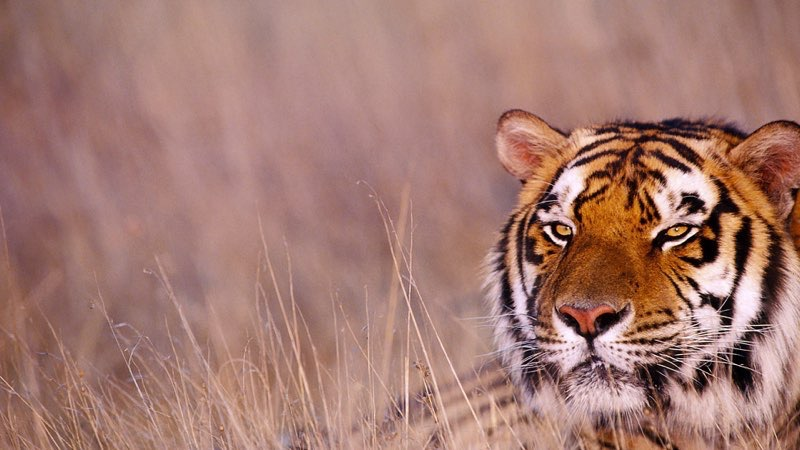
#> input picture input.jpg, 800 x 450 px, found by its file name
$ jupyter execute 'Image Edge Detection.ipynb'   (older library calls are emulated)
#> lines starting #> are read from the running program, lines starting #| are printed output that depends on the picture; after the words box and inside, x2 and y2 are one past the last pixel; in counts of white or black regions, pixels touching at a corner belong together
[cell 1]
'''
Edges are discountinuities in images

Edge Detection Algorithms
Sobel = Emphasize Verical and Horizontal
Canny - Lowest Error Rate
Laplacian - Gets orientations


Canny
1) Applies Gaussian Blurring
2) Finds intensity gradient
3) Removes pixels that are not edges - Non maximum suppression
4) If pixel is within upper and threshold consider it as an edge - Hysterisis Applies thresholds

'''

import cv2
import numpy as np

[cell 2]
image = cv2.imread('C:\\Users\\Zahid\\Desktop\\Deep Learning\\openCVtutorials\\input.jpg',0)
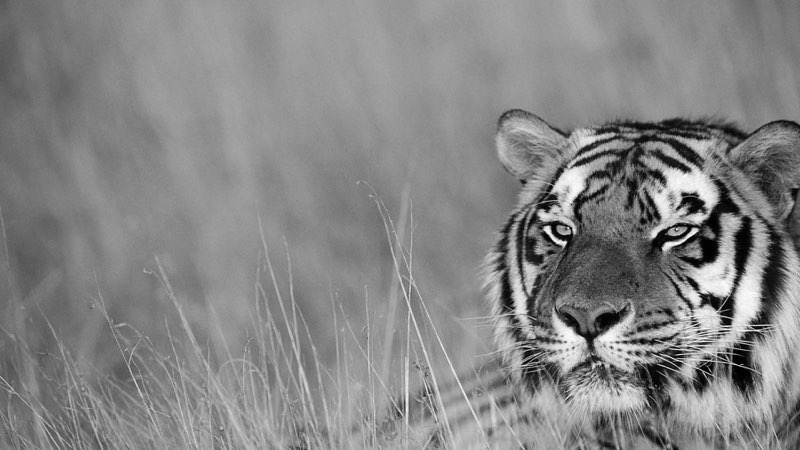
#> image: shape (450, 800); min 0, max 253, mean 133.6

height , width  = image.shape
#> height = 450; width = 800

#Sobel Filter
#Extract Sobel Edges
sobel_x = cv2.Sobel(image , cv2.CV_64F , 0 , 1 , ksize=5) #ksize = kernel size to get different strength
sobel_y = cv2.Sobel(image , cv2.CV_64F , 1 , 0 , ksize=5)
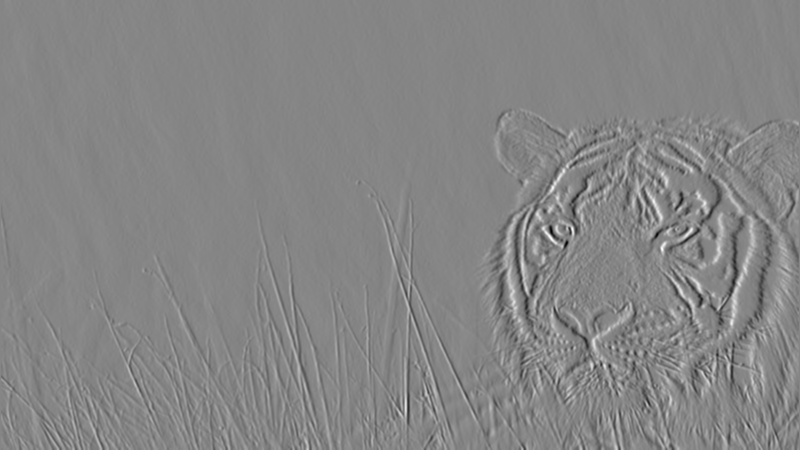
#> sobel_y: shape (450, 800) float64; min -9549, max 8682, mean 2.4; drawn with min black and max white

cv2.imshow('Original Image' , image)
cv2.waitKey(0)
# [4 lines of commented-out code are left out]

sobel_OR = cv2.bitwise_or(sobel_x ,sobel_y)
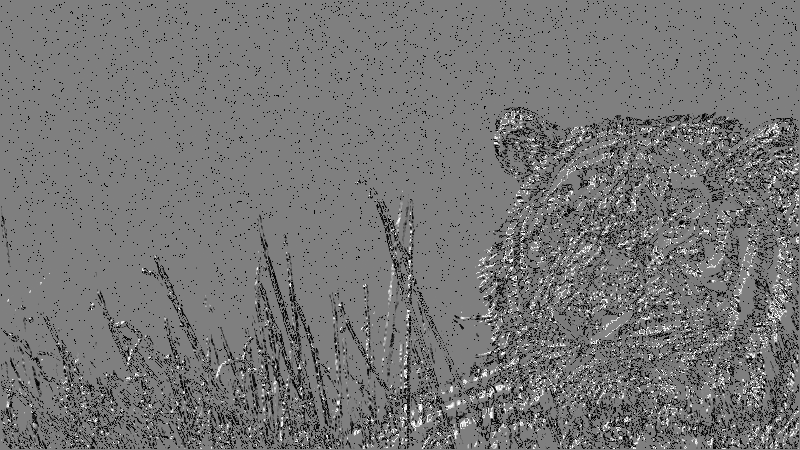
#> sobel_OR: shape (450, 800) float64; 1.08% of the values are NaN or infinite; the others: min -131056, max 131040, mean -8326.2; drawn with min black, max white, NaN and infinite black
sobel_AND = cv2.bitwise_and(sobel_x , sobel_y)
sobel_NOT = cv2.bitwise_not(sobel_x)
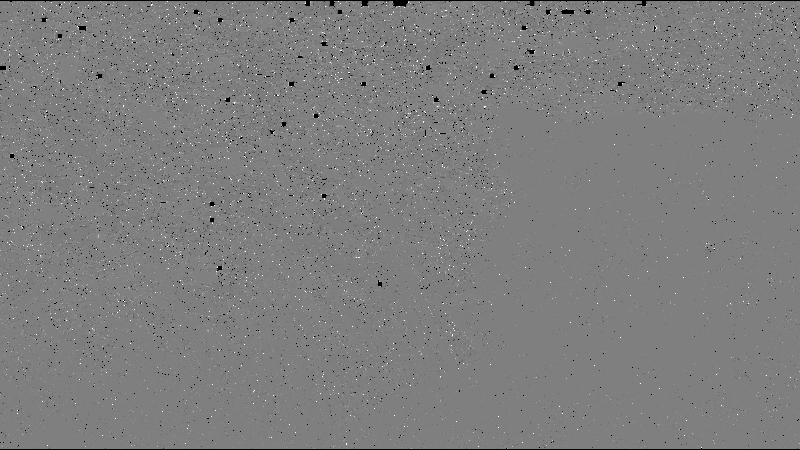
#> sobel_NOT: shape (450, 800) float64; 1% of the values are NaN or infinite; the others: min -4, max 4, mean 0.00166; drawn with min black, max white, NaN and infinite black

cv2.imshow('Sobel OR Image' , sobel_OR)
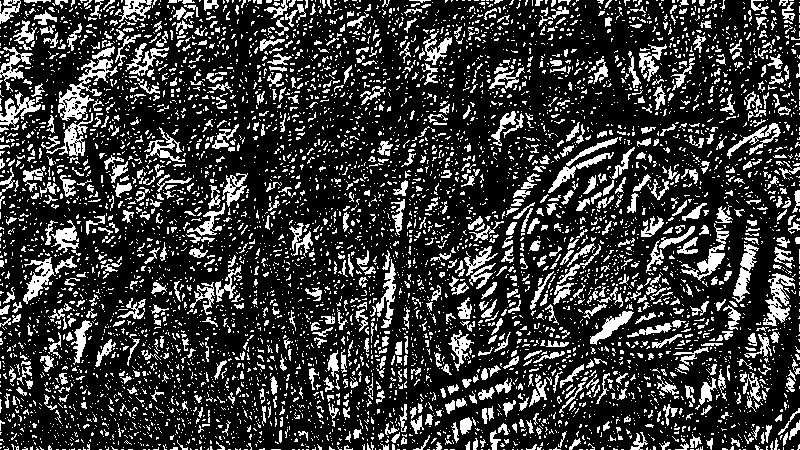
#> window 'Sobel OR Image': shape (450, 800); 22.1% white in thin lines or dots
cv2.waitKey()
cv2.imshow('Sobel And Image' , sobel_AND)
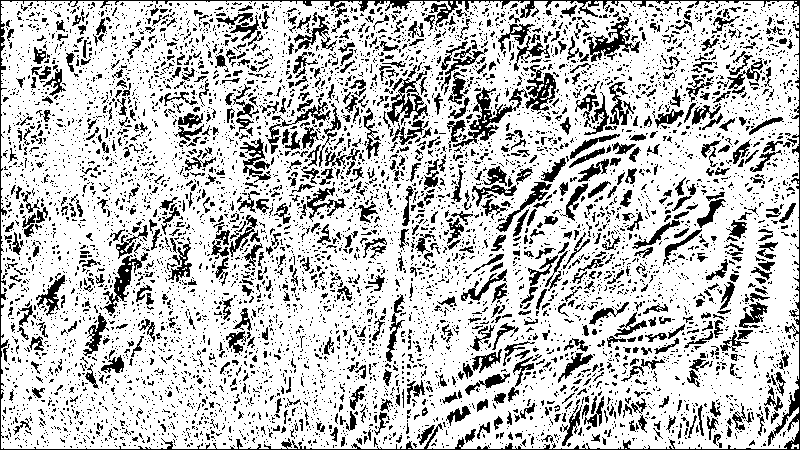
#> window 'Sobel And Image': shape (450, 800); 76.2% white; black in thin lines or dots
cv2.waitKey()
cv2.imshow('Sobel Not Image' , sobel_NOT)
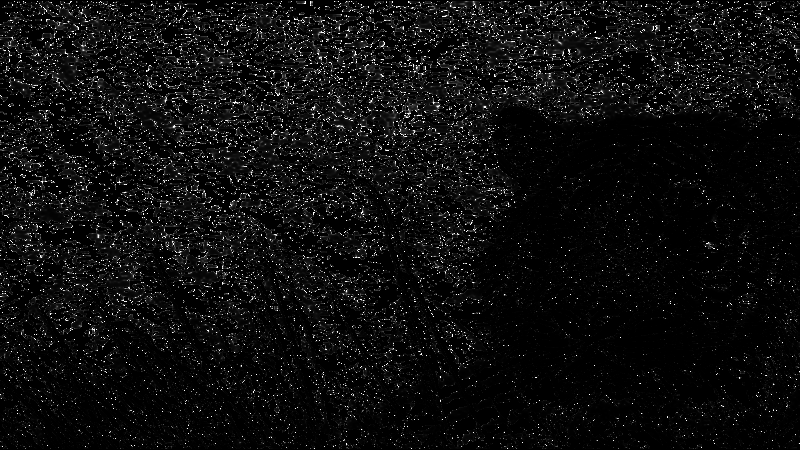
#> window 'Sobel Not Image': shape (450, 800); min 0, max 255, mean 13.9
cv2.waitKey()


#Laplacian
laplacian = cv2.Laplacian(image , cv2.CV_64F)
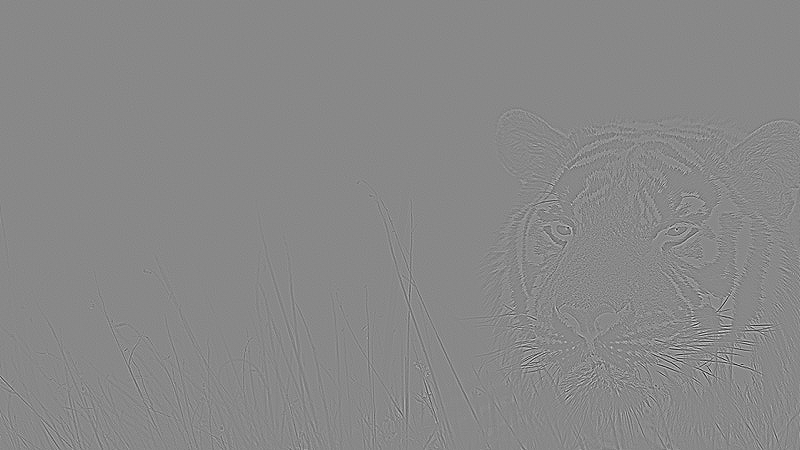
#> laplacian: shape (450, 800) float64; min -459, max 399, mean 0; drawn with min black and max white
cv2.imshow('Laplacian Image' , laplacian)
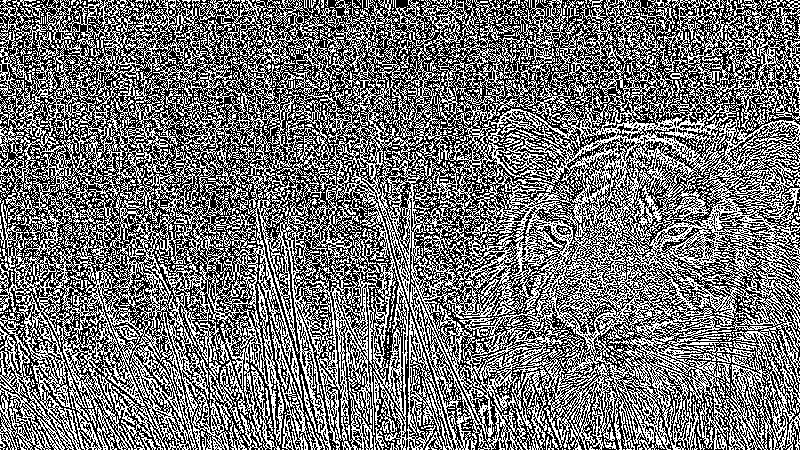
#> window 'Laplacian Image': shape (450, 800); 45.1% white in thin lines or dots
cv2.waitKey()

canny = cv2.Canny(image , 20 , 170)
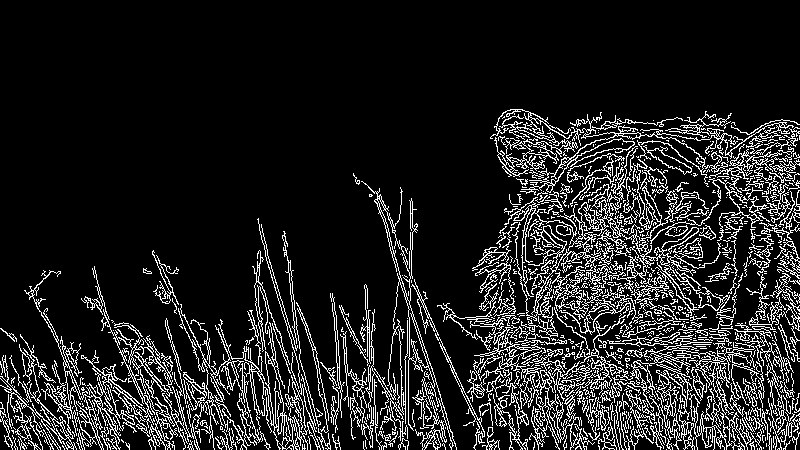
#> canny: shape (450, 800); 13.2% white in thin lines or dots, all inside (x1, y1, x2, y2) = (0, 109, 800, 450)
cv2.imshow('Canny Image' , canny)

cv2.waitKey()
cv2.destroyAllWindows()
